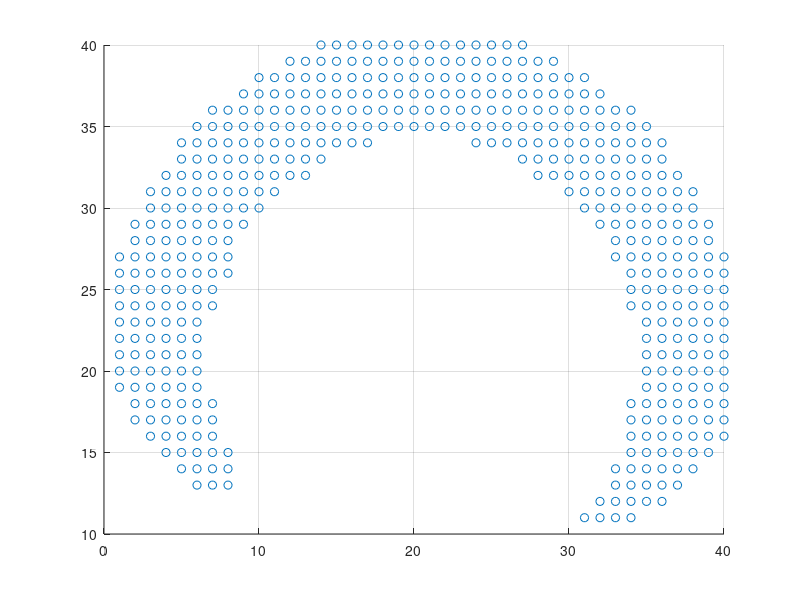

MATLAB code to generate this figure:
clc; clear; close all;

load('coeff.mat');
[r,c] = size(coeff);

m = zeros(r,c);
x = [];
y = [];

for xIndex = 1:r
    for yIndex = 1:c
        if ~isempty(coeff{xIndex,yIndex})
            m(xIndex,yIndex) = 1;
            x = [x,xIndex];
            y = [y,yIndex];
        end
    end
end

scatter(x,y);
grid on;
